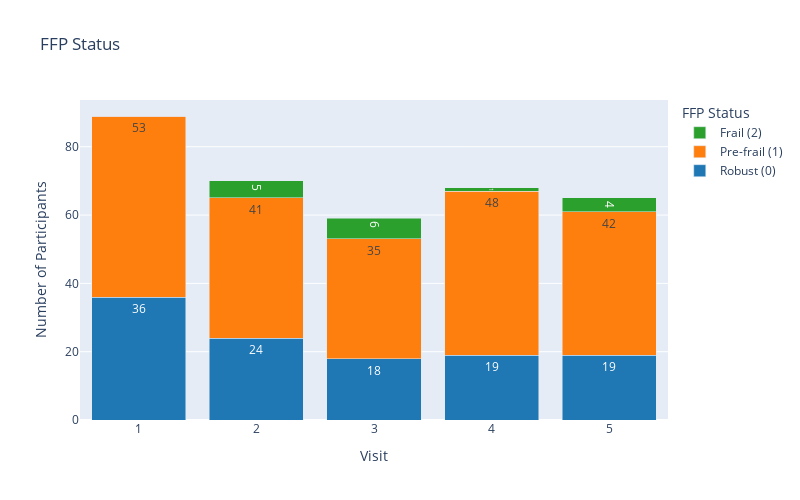

Notebook cell for this chart:
### Code cell
# Plot using Plotly
ffp_distribution = df.groupby(["visit_id", "ffp_status"]).size().unstack(fill_value=0)

fig = go.Figure()
statuses = [0, 1, 2]
labels = ['Robust (0)', 'Pre-frail (1)', 'Frail (2)']
colors = ['#1f77b4', '#ff7f0e', '#2ca02c']

for status, label, color in zip(statuses, labels, colors):
    fig.add_trace(go.Bar(
        x=ffp_distribution.index.astype(str),
        y=ffp_distribution[status],
        name=label,
        text=ffp_distribution[status],
        textposition='inside',
        marker_color=color
    ))

fig.update_layout(
    width=800,      # width in pixels
    height=500, 
    title="FFP Status",
    xaxis_title="Visit",
    yaxis_title="Number of Participants",
    barmode='stack',
    legend_title="FFP Status"
)

fig.show()

### Figure 1 — Plotly figure (JSON) as saved in the notebook; plotly's stock layout.template omitted (floating-point values rounded to 4 significant figures)
{"data": [{"marker": {"color": "#1f77b4"}, "name": "Robust (0)", "text": [36.0, 24.0, 18.0, 19.0, 19.0], "textposition": "inside", "type": "bar", "x": ["1", "2", "3", "4", "5"], "y": [36, 24, 18, 19, 19]}, {"marker": {"color": "#ff7f0e"}, "name": "Pre-frail (1)", "text": [53.0, 41.0, 35.0, 48.0, 42.0], "textposition": "inside", "type": "bar", "x": ["1", "2", "3", "4", "5"], "y": [53, 41, 35, 48, 42]}, {"marker": {"color": "#2ca02c"}, "name": "Frail (2)", "text": [0.0, 5.0, 6.0, 1.0, 4.0], "textposition": "inside", "type": "bar", "x": ["1", "2", "3", "4", "5"], "y": [0, 5, 6, 1, 4]}], "layout": {"barmode": "stack", "height": 500, "legend": {"title": {"text": "FFP Status"}}, "title": {"text": "FFP Status"}, "width": 800, "xaxis": {"title": {"text": "Visit"}}, "yaxis": {"title": {"text": "Number of Participants"}}}}
